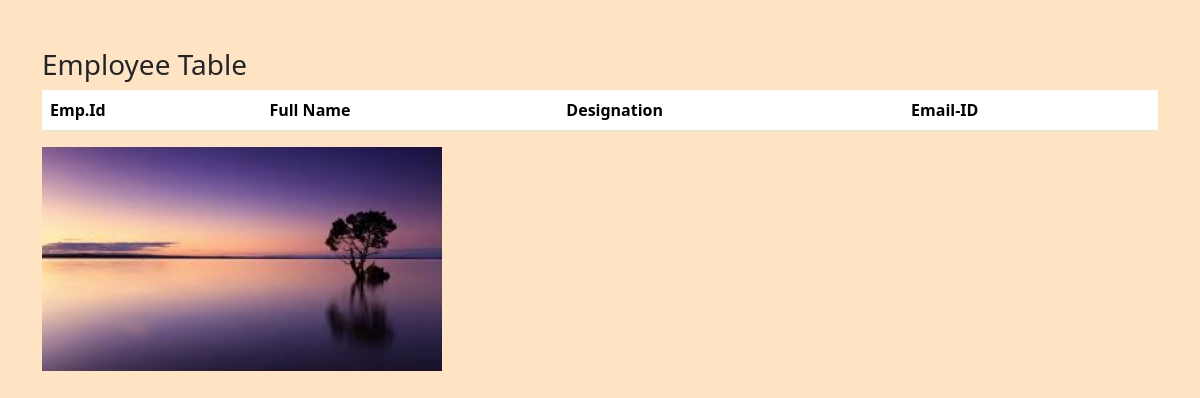
Before: / with the older database file.
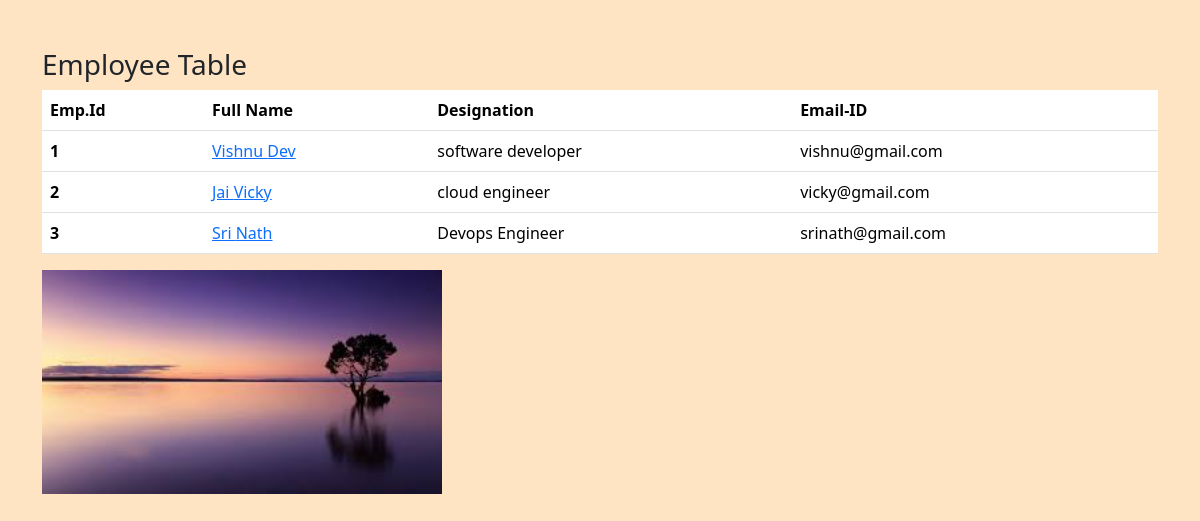
After: the same page with the newer database file.
### employees/models.py (models this page shows, shortened)
class Employee(models.Model):
    first_name =models.CharField(max_length=100)
    last_name =models.CharField(max_length=100)
    photo =models.ImageField(upload_to='images')
    designation =models.CharField(max_length=100)
    email_address =models.EmailField(max_length=100,unique=True)
    phone_number = models.CharField(max_length=12,blank=True)
    created_at=models.DateTimeField(auto_now_add=True)
    updated_at=models.DateTimeField(auto_now=True)

### mysite/views.py (the view)
# urls.py: 2. Add a URL to urlpatterns:  path('', views.home, name='home')
def home(request):
    employees = Employee.objects.all()
    context = {                                         # context dict
        'employees':employees,
    }
    return render(request,'home.html',context)

### templates/home.html (shortened to what this page needs)
{% load static %}
<!DOCTYPE html>
<html lang="en">
<head>
    <link href="https://cdn.jsdelivr.net/npm/bootstrap@5.3.3/dist/css/bootstrap.min.css" rel="stylesheet">
    <link rel="stylesheet" href="{% static 'css/styles.css' %}">
</head>
<body>
    <div class="container pt-5">
        <h3>Employee Table</h3>
        <table class="table">
            <thead>
              <tr>
                <th scope="col">Emp.Id</th>
                <th scope="col">Full Name</th>
                <th scope="col">Designation</th>
                <th scope="col">Email-ID</th>
              </tr>
            </thead>
            <tbody>
                {% for emp in employees %}
              <tr>
                <th scope="row"> {{ forloop.counter }} </th>
                <td><a href="{% url 'employee_details' emp.id%}">{{ emp.first_name }} {{ emp.last_name}}</a></td>
                <td>{{ emp.designation }}</td>
                <td>{{ emp.email_address }}</td>
              </tr>
              {% endfor %}
            </tbody>
          </table>
          <img src="{% static 'images/nature.jpg' %}" alt="" width="400">
    </div>
</body>
</html>

### mysite/static/css/styles.css (style rules this page uses)
body { background-color: bisque; }

Changed rows visible on the page:
added Employee: first_name "Vishnu", last_name "Dev", designation "software developer", email_address "vishnu@gmail.com"
added Employee: first_name "Jai", last_name "Vicky", designation "cloud engineer", email_address "vicky@gmail.com"
added Employee: first_name "Sri", last_name "Nath", designation "Devops Engineer", email_address "srinath@gmail.com"
